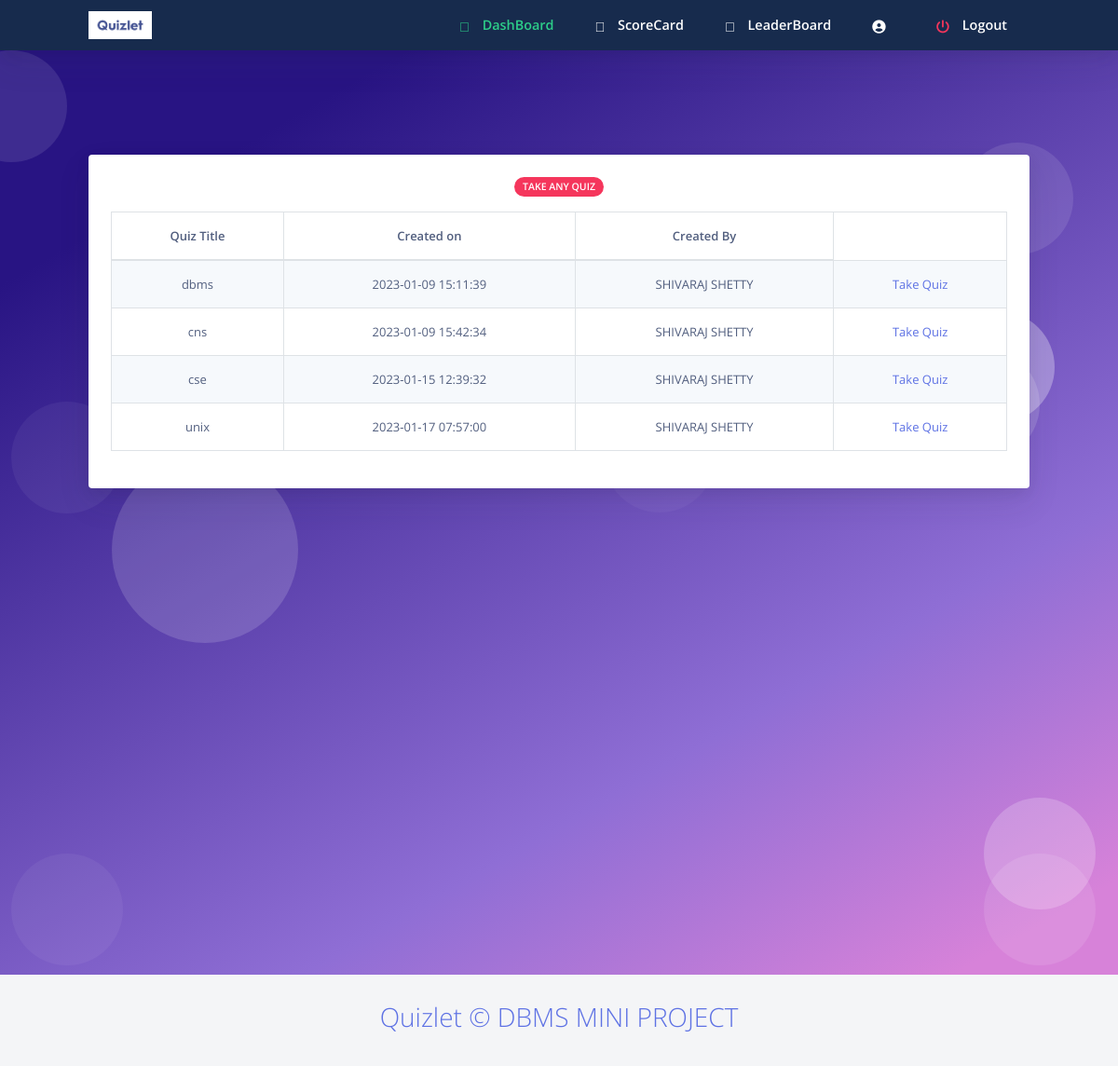
The page /homestud.php on the database its author committed.
### tables this page shows
CREATE TABLE `quiz` (
  `quizid` int(11) NOT NULL,
  `quizname` varchar(20) NOT NULL,
  `date_created` timestamp NOT NULL DEFAULT current_timestamp(),
  `staffid` varchar(30) NOT NULL
);

CREATE TABLE `staff` (
  `staffid` varchar(10) NOT NULL,
  `name` varchar(20) NOT NULL,
  `mail` varchar(30) NOT NULL,
  `phno` varchar(10) NOT NULL,
  `gender` varchar(1) NOT NULL,
  `DOB` varchar(10) NOT NULL,
  `pw` varchar(200) NOT NULL,
  `dept` varchar(3) DEFAULT NULL
);

### homestud.php (the view, shortened to what this page needs)
<html>
<?php require ("header.php");?>
<?php
require_once 'sql.php';
                $conn = mysqli_connect($host, $user, $ps, $project);if (!$conn) {
    echo "<script>alert(\"Database error retry after some time !\")</script>";
}
?>
  <body class="bg-white" id="top">
    <nav
      id="navbar-main"
      class="
        navbar navbar-main navbar-expand-lg
        bg-default
        navbar-light
        position-sticky
        top-0
        shadow
        py-0
      "
    >
      <div class="container">
        <ul class="navbar-nav navbar-nav-hover align-items-lg-center">
          <li class="nav-item dropdown">
            <a href="index.php" class="navbar-brand mr-lg-5 text-white">
                               <img src="assets/img/navbar.jpg" />
            </a>
          </li>
        </ul>
        <div class="navbar-collapse collapse bg-default" id="navbar_global">
          <ul class="navbar-nav align-items-lg-center ml-auto">
				 <li class="nav-item">
              <a href="homestud.php" class="nav-link">
                <span class="text-success nav-link-inner--text font-weight-bold"
                  ><i class="text-success fad fa-home"></i> DashBoard</span
                >
              </a>
            </li>
			 <li class="nav-item">
              <a href="studscorecard.php" class="nav-link">
                <span class="text-white nav-link-inner--text font-weight-bold"
                  ><i class="text-white fad fa-poll"></i> ScoreCard</span
                >
              </a>
            </li>
			 <li class="nav-item">
              <a href="studleaderboard.php" class="nav-link">
                <span class="text-white nav-link-inner--text font-weight-bold"
                  ><i class="text-white fad fa-award"></i> LeaderBoard</span
                >
              </a>
            </li>
			 <li class="nav-item">
              <a href="studprofile.php" class="nav-link">
                <span class="text-white nav-link-inner--text font-weight-bold"
                  ><i class="text-white fas fa-user-circle"></i> <?php echo $dbname ?></span
                >
              </a>
            </li>
		   <li class="nav-item">
              <a href="logout.php" class="nav-link">
                <span class="text-white nav-link-inner--text font-weight-bold"
                  ><i class="text-danger fas fa-power-off"></i> Logout</span
                >
              </a>
            </li>
          </ul>
        </div>
      </div>
    </nav>
  <section class="section section-shaped section-lg">
    <div class="shape shape-style-1 shape-primary">
      <span></span>
      <span></span>
      <span></span>
      <span></span>
      <span></span>
      <span></span>
      <span></span>
      <span></span>
      <span></span>
      <span></span>
    </div>
<div class="container">
<div class="row">
            <div class="col-sm-12 mb-3">
              <div class="card card-body bg-gradient-white text-white mt-3">
			  <div class="col-12 mx-auto text-center">
            <span class="badge badge-danger badge-pill mb-3">Take any Quiz</span>
          </div>
                   <?php
            $sql ="select * from quiz join staff on quiz.staffid=staff.staffid";
            $res=mysqli_query($conn,$sql);
                   if ($res) {
                     echo "<table class=\" table table-striped table-hover table-bordered text-center \">
				<thead class=\" font-weight-bold \">
				<tr>
				<td>Quiz Title</td>
				<td>Created on</td>
				<td>Created By</td>
				</tr>
				</thead>";
                       while ($row = mysqli_fetch_assoc($res)) {
                         echo "<tr><td>" . $row["quizname"] . "</td>
					<td>" . $row["date_created"] . "</td>
					<td>" . $row["name"] . "</td>
					<td><a id=\"tq\" href='takeq.php?qid=" . $row['quizid'] . "'>Take Quiz</a></td></tr>";
                       }
                       echo "</table>";
                     }
            ?>
                  </div>
                </div>
              </div>
    </div>
</section>
    <?php require("footer.php");?>
</body>
</html>

### rows shown on the page
quiz: quizname "dbms", date_created "2023-01-09 15:11:39", staffid.name "SHIVARAJ SHETTY"
quiz: quizname "cns", date_created "2023-01-09 15:42:34", staffid.name "SHIVARAJ SHETTY"
quiz: quizname "cse", date_created "2023-01-15 12:39:32", staffid.name "SHIVARAJ SHETTY"
quiz: quizname "unix", date_created "2023-01-17 07:57:00", staffid.name "SHIVARAJ SHETTY"
